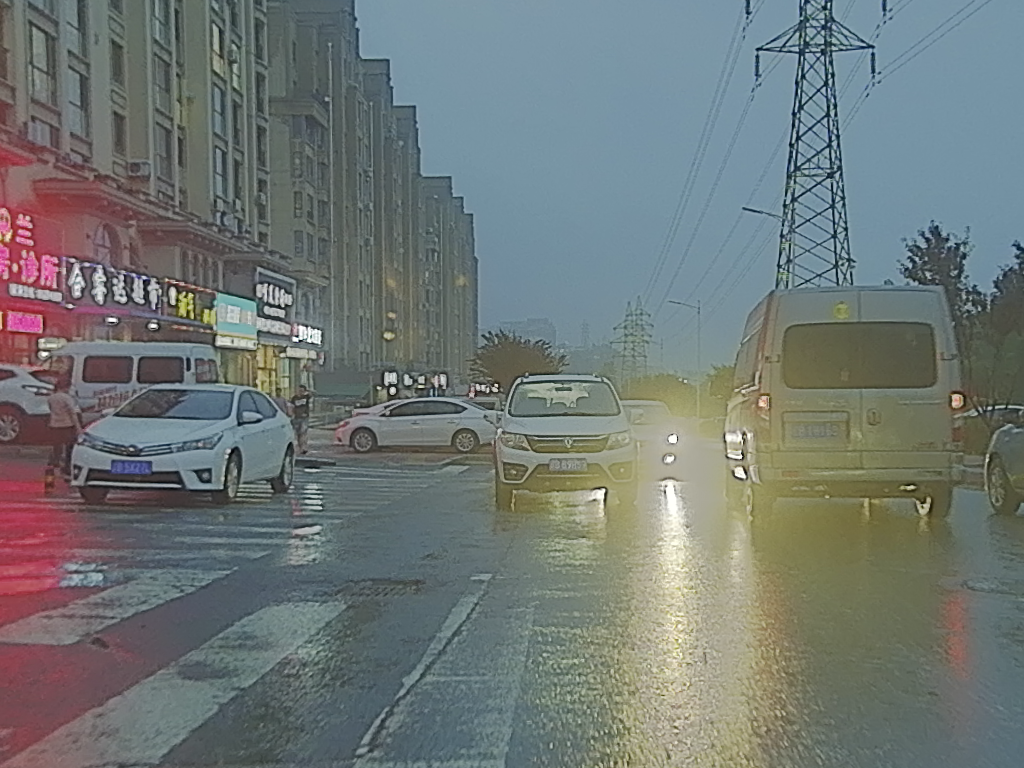
#> input picture 复现/MulFS_CAP/vis_dir/00000.png, 1024 x 768 px, found by its file name; its folder holds 4 pictures in this run
$ python crop_pair_images.py
#> lines starting #> are read from the running program, lines starting #| are printed output that depends on the picture
import os
import cv2

# 输入文件夹路径
ir_dir = r'P:\pic_reg_and_pic_fus\learning\MulFS-CAP\ir_dir'
vis_dir = r'P:\pic_reg_and_pic_fus\learning\MulFS-CAP\vis_dir'

# 输出文件夹路径
cropped_ir_dir = r'P:\pic_reg_and_pic_fus\learning\MulFS-CAP\cropped_ir'
cropped_vis_dir = r'P:\pic_reg_and_pic_fus\learning\MulFS-CAP\cropped_vis'

# 创建输出目录（如不存在）
os.makedirs(cropped_ir_dir, exist_ok=True)
os.makedirs(cropped_vis_dir, exist_ok=True)

# 裁剪区域（手动指定）
crop_x, crop_y = 0, 0       # 左上角坐标
crop_w, crop_h = 256, 256   # 裁剪尺寸

# 遍历可见光图像，并寻找对应的红外图像
for filename in os.listdir(vis_dir):
    vis_path = os.path.join(vis_dir, filename)
    ir_path = os.path.join(ir_dir, filename)

    if not os.path.exists(ir_path):
        print(f"跳过 {filename}，因红外图不存在")
        continue

    # 读取图像
    vis_img = cv2.imread(vis_path)
#> vis_img is the input picture: shape (768, 1024, 3); mean B, G, R 117.4, 119.3, 112.1
    ir_img = cv2.imread(ir_path)

    if vis_img is None or ir_img is None:
        print(f"跳过 {filename}，因图像读取失败")
        continue

    # 检查图像是否大于裁剪尺寸
    if (vis_img.shape[1] < crop_x + crop_w or vis_img.shape[0] < crop_y + crop_h or
        ir_img.shape[1] < crop_x + crop_w or ir_img.shape[0] < crop_y + crop_h):
        print(f"跳过 {filename}，因图像尺寸过小")
        continue

    # 执行裁剪
    vis_crop = vis_img[crop_y:crop_y+crop_h, crop_x:crop_x+crop_w]
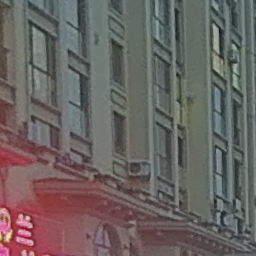
#> vis_crop: shape (256, 256, 3); mean B, G, R 97.1, 99.4, 106.1
    ir_crop = ir_img[crop_y:crop_y+crop_h, crop_x:crop_x+crop_w]

    # 保存
    cv2.imwrite(os.path.join(cropped_vis_dir, filename), vis_crop)
    cv2.imwrite(os.path.join(cropped_ir_dir, filename), ir_crop)

    print(f"已裁剪并保存 {filename}")
#> pass 2 of the loop `for filename in os.listdir(vis_dir):`:
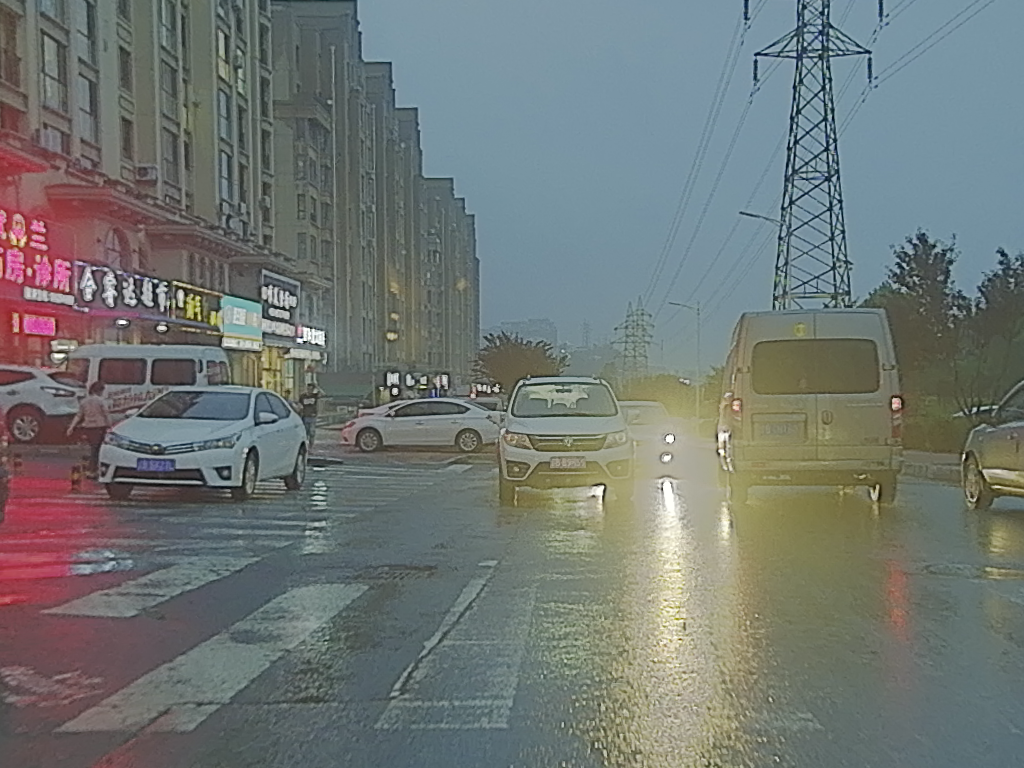
#> input picture 复现/MulFS_CAP/vis_dir/00011.png, 1024 x 768 px, found by its file name
#> vis_img is the input picture: shape (768, 1024, 3); mean B, G, R 115.8, 118.6, 112.7
#> `vis_crop = vis_img[crop_y:crop_y+crop_h, crop_x:crop_x+crop_w]`:
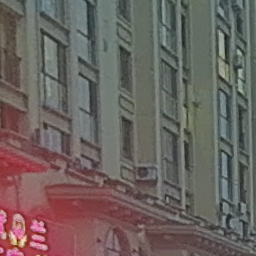
#> vis_crop: shape (256, 256, 3); mean B, G, R 95.2, 98.6, 107.8
#> pass 3 of the loop `for filename in os.listdir(vis_dir):`:
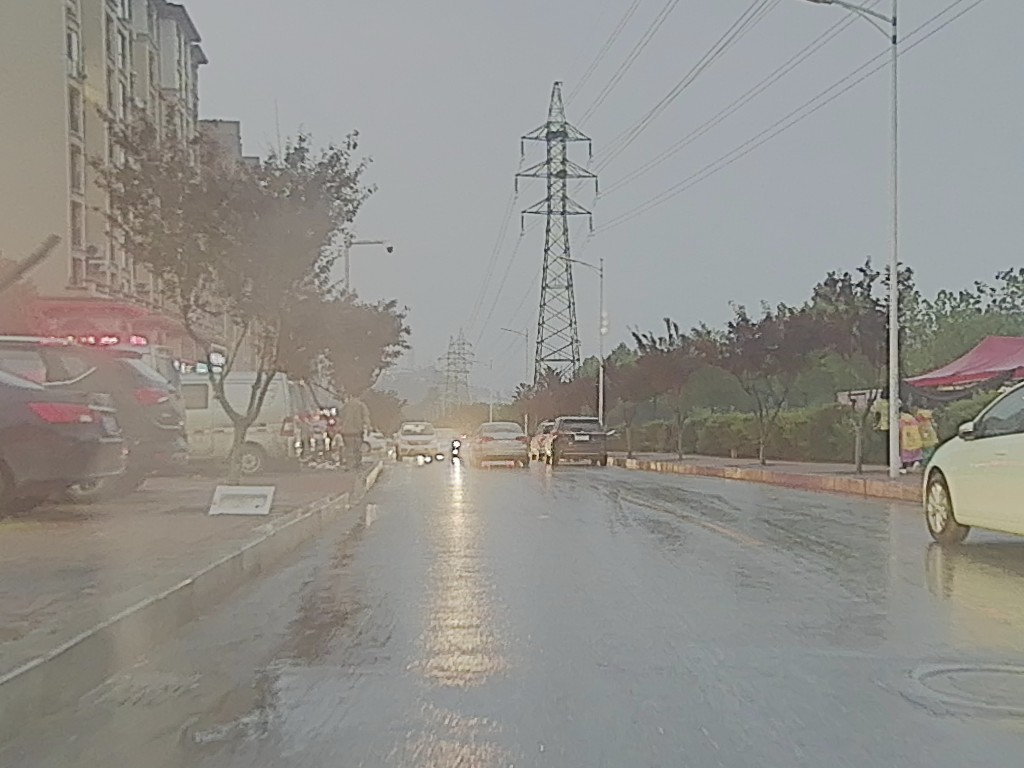
#> input picture 复现/MulFS_CAP/vis_dir/00025.png, 1024 x 768 px, found by its file name
#> vis_img is the input picture: shape (768, 1024, 3); mean B, G, R 139.6, 144.3, 145.9
#> `vis_crop = vis_img[crop_y:crop_y+crop_h, crop_x:crop_x+crop_w]`:
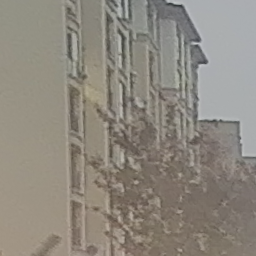
#> vis_crop: shape (256, 256, 3); mean B, G, R 126.9, 136.4, 142
#> the loop made 4 passes; the first 3 are shown

print("✅ 批量裁剪完成！")
